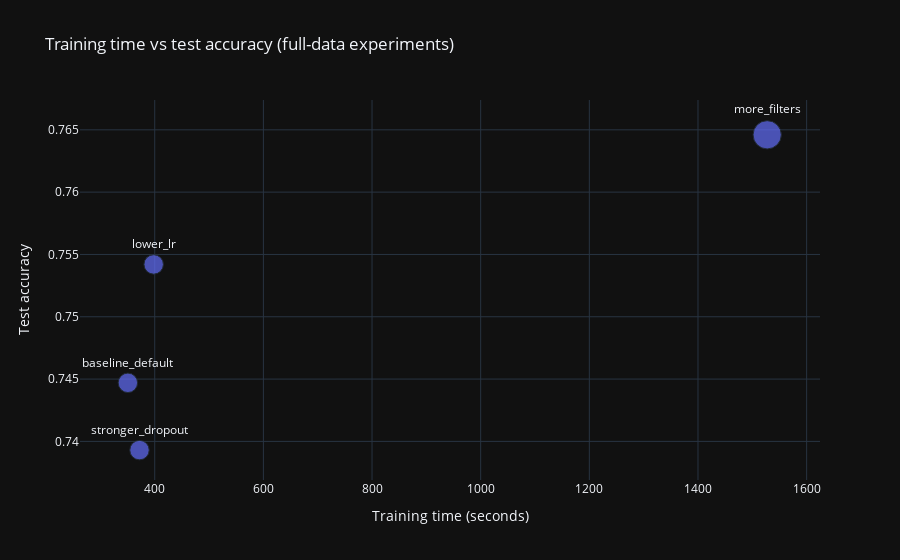

Source (notebook cell):
### Code cell
fig_full_time = px.scatter(
    full_results_df,
    x="train_time_sec",
    y="test_accuracy",
    text="name",
    size="num_parameters",
    title="Training time vs test accuracy (full-data experiments)",
    labels={
        "train_time_sec": "Training time (seconds)",
        "test_accuracy": "Test accuracy",
    },
)

fig_full_time.update_traces(textposition="top center")
fig_full_time.show()

save_fig(fig_full_time, "full_exp_time_vs_accuracy")

### Figure 1 — Plotly figure (JSON) as saved in the notebook; plotly's stock layout.template omitted (floating-point values rounded to 4 significant figures)
{"data": [{"hovertemplate": "Training time (seconds)=%{x}<br>Test accuracy=%{y}<br>num_parameters=%{marker.size}<br>name=%{text}<extra></extra>", "legendgroup": "", "marker": {"color": "#636efa", "size": [1116970, 1116970, 2360138, 1116970], "sizemode": "area", "sizeref": 5900.0, "symbol": "circle"}, "mode": "markers+text", "name": "", "orientation": "v", "showlegend": false, "text": ["baseline_default", "lower_lr", "more_filters", "stronger_dropout"], "x": [350.6, 398.1, 1527.0, 372.0], "xaxis": "x", "y": [0.7447, 0.7542, 0.7646, 0.7393], "yaxis": "y", "type": "scatter", "textposition": "top center"}], "layout": {"xaxis": {"anchor": "y", "domain": [0.0, 1.0], "title": {"text": "Training time (seconds)"}}, "yaxis": {"anchor": "x", "domain": [0.0, 1.0], "title": {"text": "Test accuracy"}}, "legend": {"tracegroupgap": 0, "itemsizing": "constant"}, "title": {"text": "Training time vs test accuracy (full-data experiments)"}}}
